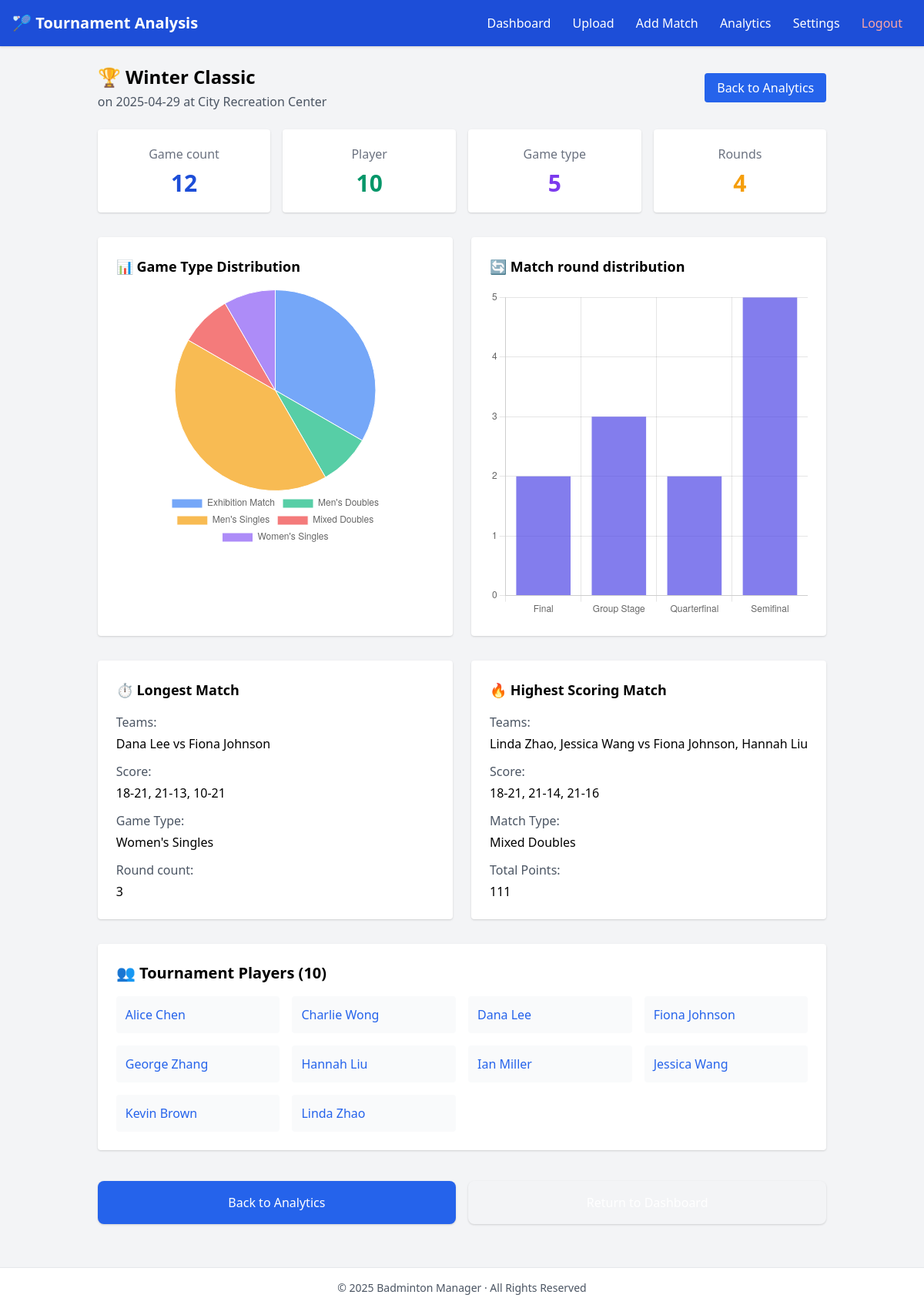
Screenshot of /analytics/tournament/1 (signed in) with the database file from the repository.
### models.py (models this page shows, shortened)
class Tournament(db.Model):
    id = db.Column(db.Integer, primary_key=True)
    name = db.Column(db.String(200), nullable=False)
    date = db.Column(db.Date, nullable=False)
    location = db.Column(db.String(200))
    created_at = db.Column(db.DateTime, default=db.func.current_timestamp())
    user_id = db.Column(db.Integer, db.ForeignKey('user.id'), nullable=False)
    matches = db.relationship('Match', backref='tournament', lazy=True, cascade="all, delete-orphan")

class Player(db.Model):
    id = db.Column(db.Integer, primary_key=True)
    name = db.Column(db.String(150), nullable=False)
    teams_as_player1 = db.relationship('Team', foreign_keys='Team.player1_id', backref='player1', lazy=True)
    teams_as_player2 = db.relationship('Team', foreign_keys='Team.player2_id', backref='player2', lazy=True)

class Match(db.Model):
    id = db.Column(db.Integer, primary_key=True)
    tournament_id = db.Column(db.Integer, db.ForeignKey('tournament.id'), nullable=False)
    round_name = db.Column(db.String(100), nullable=False)
    group_name = db.Column(db.String(100))  # Optional group name
    team1_id = db.Column(db.Integer, db.ForeignKey('team.id'), nullable=False)
    team2_id = db.Column(db.Integer, db.ForeignKey('team.id'), nullable=False)
    score1 = db.Column(db.String(100), nullable=False)  # e.g., "21-19, 19-21, 21-18"
    score2 = db.Column(db.String(100), nullable=False)  # e.g., "19-21, 21-19, 18-21"
    match_type = db.Column(db.String(50), nullable=False)  # e.g., "Men's Singles"
    timestamp = db.Column(db.DateTime, default=db.func.current_timestamp())

### analytics.py (the view)
@analytics.route('/analytics/tournament/<int:tournament_id>')
@login_required
def tournament_analytics(tournament_id):
    user_id = session.get("user_id")
    tournament_stats = get_tournament_stats(tournament_id, user_id)
    if not tournament_stats:
        return redirect(url_for('analytics.analytics_dashboard'))
    return render_template(
        "tournament_analytics.html",  # Changed from "html/tournament_analytics.html"
        tournament=tournament_stats
    )

### analytics.py (called while the page is built)
def login_required(f):
    @wraps(f)
    def decorated_function(*args, **kwargs):
        if 'user_id' not in session:
            flash('Please log in to access this page')
            return redirect(url_for('login'))
        return f(*args, **kwargs)
    return decorated_function

### templates/Tournament_analytics.html (shortened to what this page needs)
{% extends "layout.html" %}
{% block page_title %}Tournament Analysis{% endblock %}
{% block content %}
<div class="mb-6 flex justify-between items-center">
  <div>
    <h2 class="text-2xl font-semibold">🏆 {{ tournament.name }}</h2>
    <p class="text-gray-600 mt-1">
      on {{ tournament.date }} at {{ tournament.location }}
    </p>
  </div>
  <div>
    <a href="/analytics" class="bg-blue-600 text-white px-4 py-2 rounded hover:bg-blue-700 transition">
      Back to Analytics
    </a>
  </div>
</div>
<div class="grid grid-cols-1 md:grid-cols-4 gap-4 mb-8">
  <div class="bg-white p-5 rounded shadow text-center">
    <p class="text-gray-500">Game count</p>
    <p class="text-3xl font-bold text-blue-700 mt-2">{{ tournament.match_count }}</p>
  </div>
  <div class="bg-white p-5 rounded shadow text-center">
    <p class="text-gray-500">Player</p>
    <p class="text-3xl font-bold text-green-600 mt-2">{{ tournament.player_count }}</p>
  </div>
  <div class="bg-white p-5 rounded shadow text-center">
    <p class="text-gray-500">Game type</p>
    <p class="text-3xl font-bold text-purple-600 mt-2">{{ tournament.match_types|length }}</p>
  </div>
  <div class="bg-white p-5 rounded shadow text-center">
    <p class="text-gray-500">Rounds</p>
    <p class="text-3xl font-bold text-yellow-500 mt-2">{{ tournament.rounds|length }}</p>
  </div>
</div>
<div class="grid grid-cols-1 md:grid-cols-2 gap-6 mb-8">
  <div class="bg-white p-6 rounded shadow">
    <h3 class="text-lg font-semibold mb-4">📊 Game Type Distribution</h3>
    <canvas id="matchTypeChart" height="250"></canvas>
  </div>
  <div class="bg-white p-6 rounded shadow">
    <h3 class="text-lg font-semibold mb-4">🔄 Match round distribution</h3>
    <canvas id="roundsChart" height="250"></canvas>
  </div>
</div>
<div class="grid grid-cols-1 md:grid-cols-2 gap-6 mb-8">
  {% if tournament.longest_match %}
    <div class="bg-white p-6 rounded shadow">
      <h3 class="text-lg font-semibold mb-4">⏱ Longest Match</h3>
      <div class="space-y-3">
        <div>
          <span class="font-medium text-gray-600">Teams:</span>
          <p class="mt-1">{{ tournament.longest_match.team1 }} vs {{ tournament.longest_match.team2 }}</p>
        </div>
        <div>
          <span class="font-medium text-gray-600">Score:</span>
          <p class="mt-1">{{ tournament.longest_match.score1 }}</p>
        </div>
        <div>
          <span class="font-medium text-gray-600">Game Type:</span>
          <p class="mt-1">{{ tournament.longest_match.match_type }}</p>
        </div>
        <div>
          <span class="font-medium text-gray-600">Round count:</span>
          <p class="mt-1">{{ tournament.longest_match.sets }}</p>
        </div>
      </div>
    </div>
  {% endif %}
  {% if tournament.highest_score %}
    <div class="bg-white p-6 rounded shadow">
      <h3 class="text-lg font-semibold mb-4">🔥 Highest Scoring Match</h3>
      <div class="space-y-3">
        <div>
          <span class="font-medium text-gray-600">Teams:</span>
          <p class="mt-1">{{ tournament.highest_score.team1 }} vs {{ tournament.highest_score.team2 }}</p>
        </div>
        <div>
          <span class="font-medium text-gray-600">Score:</span>
          <p class="mt-1">{{ tournament.highest_score.score1 }}</p>
        </div>
        <div>
          <span class="font-medium text-gray-600">Match Type:</span>
          <p class="mt-1">{{ tournament.highest_score.match_type }}</p>
        </div>
        <div>
          <span class="font-medium text-gray-600">Total Points:</span>
          <p class="mt-1">{{ tournament.highest_score.total_points }}</p>
        </div>
      </div>
    </div>
  {% endif %}
</div>
<div class="bg-white rounded shadow p-6 mb-10">
  <h3 class="text-xl font-bold mb-4">👥 Tournament Players ({{ tournament.players|length }})</h3>
  <div class="grid grid-cols-2 md:grid-cols-4 gap-4">
    {% for player in tournament.players %}
      <div class="p-3 bg-gray-50 rounded">
        <a href="/analytics/player/{{ player.id }}" class="text-blue-600 hover:underline">
          {{ player.name }}
        </a>
      </div>
    {% endfor %}
  </div>
</div>
<div class="grid grid-cols-1 md:grid-cols-2 gap-4 mb-8">
  <a href="/analytics" class="bg-blue-600 text-white p-4 rounded-lg shadow hover:bg-blue-700 transition text-center">
    Back to Analytics
  </a>
  <a href="/dashboard" class="bg-teal-600 text-white p-4 rounded-lg shadow hover:bg-teal-700 transition text-center">
  </a>
</div>
{% endblock %}
{% block scripts %}
<script>
  // Init graph
  document.addEventListener('DOMContentLoaded', function() {
    // Deal with match type
    const matchTypes = {{ tournament.match_types|tojson }};
    const matchTypeLabels = [];
    const matchTypeValues = [];
    for (const type in matchTypes) {
      matchTypeLabels.push(type);
      matchTypeValues.push(matchTypes[type]);
    }
    // Draw event type distribution
    const matchTypeCtx = document.getElementById('matchTypeChart').getContext('2d');
    const matchTypeChart = new Chart(matchTypeCtx, {
      type: 'pie',
      data: {
        labels: matchTypeLabels,
        datasets: [{
          data: matchTypeValues,
          backgroundColor: [
            'rgba(59, 130, 246, 0.7)',
            'rgba(16, 185, 129, 0.7)',
            'rgba(245, 158, 11, 0.7)',
            'rgba(239, 68, 68, 0.7)',
            'rgba(139, 92, 246, 0.7)'
          ],
          borderWidth: 1
        }]
      },
      options: {
        responsive: true,
        maintainAspectRatio: false,
        plugins: {
          legend: {
            position: 'bottom'
          }
        }
      }
    });
    // Deal with the round data
    const rounds = {{ tournament.rounds|tojson }};
    const roundLabels = [];
    const roundValues = [];
    for (const round in rounds) {
      roundLabels.push(round);
      roundValues.push(rounds[round]);
    }
    // Draw the round distribution graph
    const roundsCtx = document.getElementById('roundsChart').getContext('2d');
    const roundsChart = new Chart(roundsCtx, {
      type: 'bar',
      data: {
        labels: roundLabels,
        datasets: [{
          label: 'Game count',
          data: roundValues,
          backgroundColor: 'rgba(79, 70, 229, 0.7)',
          borderWidth: 0
        }]
      },
      options: {
        responsive: true,
        maintainAspectRatio: false,
        plugins: {
          legend: {
            display: false
          }
        },
        scales: {
          y: {
            beginAtZero: true,
            ticks: {
              precision: 0
            }
          }
        }
      }
    });
  });
</script>
{% endblock %}

### templates/layout.html (shortened to what this page needs)
<!DOCTYPE html>
<html lang="en">
<head>
  <link href="https://cdn.jsdelivr.net/npm/tailwindcss@2.2.19/dist/tailwind.min.css" rel="stylesheet">
</head>
<body class="bg-gray-100 min-h-screen flex flex-col">
  <nav class="bg-blue-700 text-white p-4 flex justify-between items-center shadow">
    <h1 class="text-xl font-bold">🏸 {% block page_title %}Badminton Manager{% endblock %}</h1>
    <div>
      {% if session.get('user_id') %}
        <a href="/dashboard" class="px-3 hover:underline">Dashboard</a>
        <a href="/upload" class="px-3 hover:underline">Upload</a>
        <a href="/input_form" class="px-3 hover:underline">Add Match</a>
        <a href="/analytics" class="px-3 hover:underline">Analytics</a>
        <a href="/settings" class="px-3 hover:underline">Settings</a>
        <a href="/logout" class="px-3 hover:underline text-red-300">Logout</a>
      {% else %}
        <a href="/" class="px-3 hover:underline">Home</a>
        <a href="/login" class="px-3 hover:underline">Login</a>
        <a href="/signup" class="px-3 hover:underline">Sign Up</a>
      {% endif %}
    </div>
  </nav>
  <main class="flex-1 max-w-6xl mx-auto px-4 py-6">
    {% block content %}{% endblock %}
  </main>
  <footer class="bg-white text-gray-600 text-sm text-center py-4 border-t">
    © 2025 Badminton Manager · All Rights Reserved
  </footer>
  {% block scripts %}{% endblock %}
</body>
</html>

### rows the page displays
Tournament: name "Winter Classic", location "City Recreation Center"
Player: longest_match.team1 "Dana Lee", name "Dana Lee"
Player: longest_match.team2 "Fiona Johnson", name "Fiona Johnson"
Match: longest_match.score1 "18-21, 21-13, 10-21", longest_match.match_type "Women's Singles"
Match: highest_score.score1 "18-21, 21-14, 21-16", highest_score.match_type "Mixed Doubles"
Player: name "Alice Chen"
Player: name "Charlie Wong"
Player: name "George Zhang"
Player: name "Hannah Liu"
Player: name "Ian Miller"
Player: name "Jessica Wang"
Player: name "Kevin Brown"
Player: name "Linda Zhao"

### other values shown
{{ tournament.date }} "2025-04-29"
{{ tournament.match_count }} "12"
{{ tournament.player_count }} "10"
{{ tournament.match_types|length }} "5"
{{ tournament.rounds|length }} "4"
{{ tournament.longest_match.sets }} "3"
{{ tournament.highest_score.team1 }} "Linda Zhao, Jessica Wang"
{{ tournament.highest_score.team2 }} "Fiona Johnson, Hannah Liu"
{{ tournament.highest_score.total_points }} "111"
{{ tournament.players|length }} "10"
